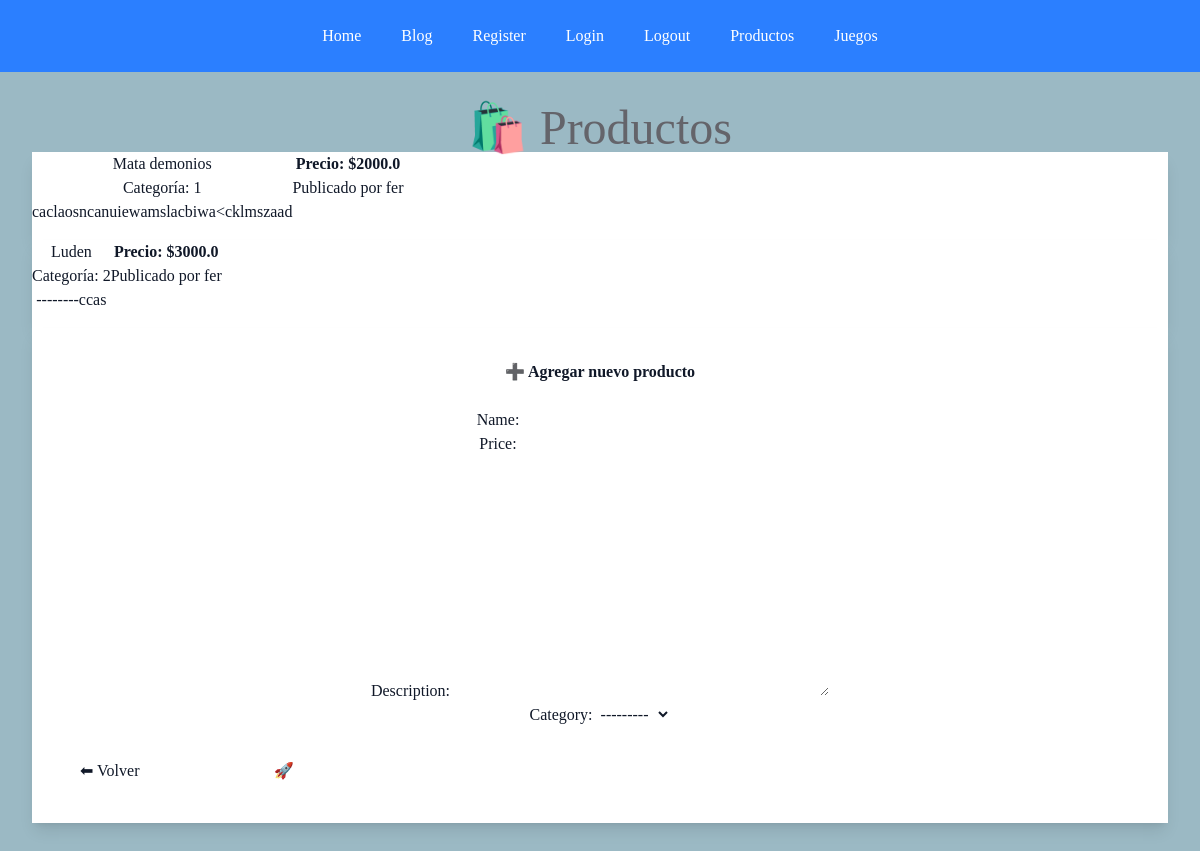
Page /products/ (signed in) on the earlier database version.
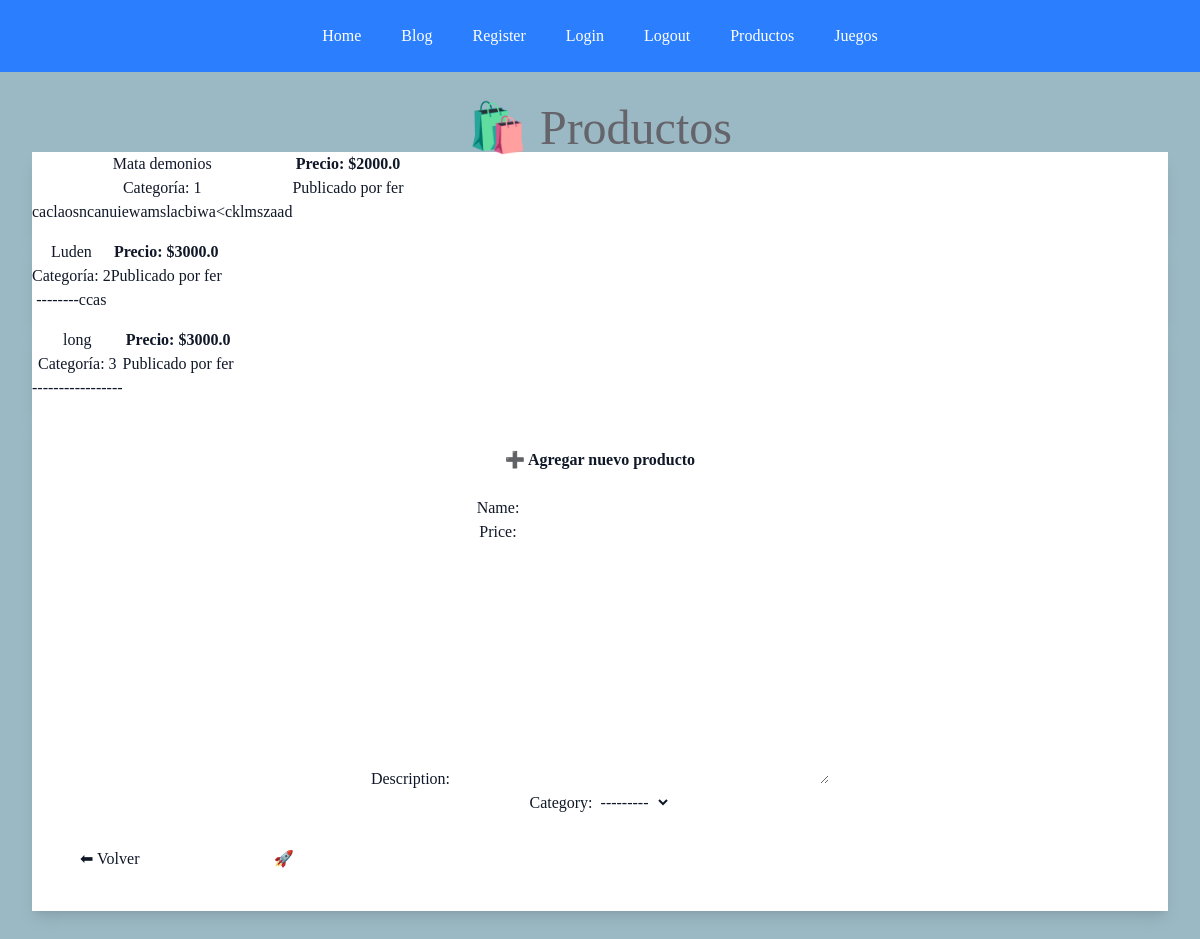
Same page on the later database version.
### products/models.py (models this page shows, shortened)
class Product(models.Model):
 name = models.CharField(max_length=100)
 price = models.FloatField()
 description = models.TextField()
 category = models.CharField(max_length=3, choices=CATEGORIAS)
 user = models.ForeignKey(User, on_delete=models.CASCADE)
 date_published = models.DateTimeField(auto_now_add=True)

### products/views.py (the view)
# urls.py: path('', views.product_list_view, name='list'),
@login_required(login_url="/users/login/")
def product_list_view(request):
    product_list = Product.objects.all()[:20]
    form = UploadProduct()
    return render(request, 'products/list.html', {'product_list': product_list, 'form': form})

### products/forms.py
class UploadProduct(forms.ModelForm):
    class Meta:
        model = Product
        fields = ['name','price','description','category']

### products/templates/products/list.html (shortened to what this page needs)
{% extends "base.html" %} {% block content %}
<h1
  class="text-5xl font-extrabold text-center mb-10 text-blue-600 dark:text-blue-400"
>
  🛍️ Productos
</h1>
<div class="grid grid-cols-1 sm:grid-cols-2 lg:grid-cols-3 gap-8">
  {% for product in product_list %}
  <div
    class="bg-white dark:bg-gray-800 rounded-2xl shadow-lg hover:shadow-2xl transition p-6 flex flex-col justify-between"
  >
    <div>
      <h2 class="text-2xl font-semibold mb-2 text-blue-700 dark:text-blue-300">
        {{ product.name }}
      </h2>
      <p class="text-sm text-gray-500 dark:text-gray-400 mb-2">
        Categoría: {{ product.category }}
      </p>
      <p class="text-gray-700 dark:text-gray-300 mb-4">
        {{ product.description }}
      </p>
    </div>
    <div class="mt-auto">
      <p class="text-lg font-bold text-green-600 dark:text-green-400 mb-2">
        Precio: ${{ product.price }}
      </p>
      <p class="text-sm text-gray-500 dark:text-gray-400">
        Publicado por
        <span class="font-medium">{{ product.user.username }}</span>
      </p>
    </div>
  </div>
  {% empty %}
  <p class="text-center text-gray-500 dark:text-gray-400 text-lg">
    No hay productos aún 😢
  </p>
  {% endfor %}
</div>
<div
  class="mt-12 max-w-xl mx-auto bg-white dark:bg-gray-800 p-8 rounded-2xl shadow-lg"
>
  <h2
    class="text-3xl font-bold text-center mb-6 text-blue-600 dark:text-blue-400"
  >
    ➕ Agregar nuevo producto
  </h2>
  <form
    action="{% url 'products:new' %}"
    method="post"
    enctype="multipart/form-data"
    class="space-y-4"
  >
    <div class="space-y-3">{{ form.as_p }}</div>
    <div class="flex justify-between items-center mt-6">
      <a
        href="{% url 'home' %}"
        class="bg-gray-300 dark:bg-gray-700 text-gray-900 dark:text-gray-100 px-4 py-2 rounded-lg hover:bg-gray-400 dark:hover:bg-gray-600 transition"
      >
        ⬅ Volver
      </a>
      <button
        type="submit"
        class="bg-blue-600 hover:bg-blue-700 dark:bg-blue-700 dark:hover:bg-blue-600 text-white px-5 py-2 rounded-lg font-semibold transition"
      >
        Publicar producto 🚀
      </button>
    </div>
  </form>
</div>
{% endblock %}

Differences in the rows shown:
added Product: name "long", category "3", description "-----------------", price "3000.0", user.username "fer"
